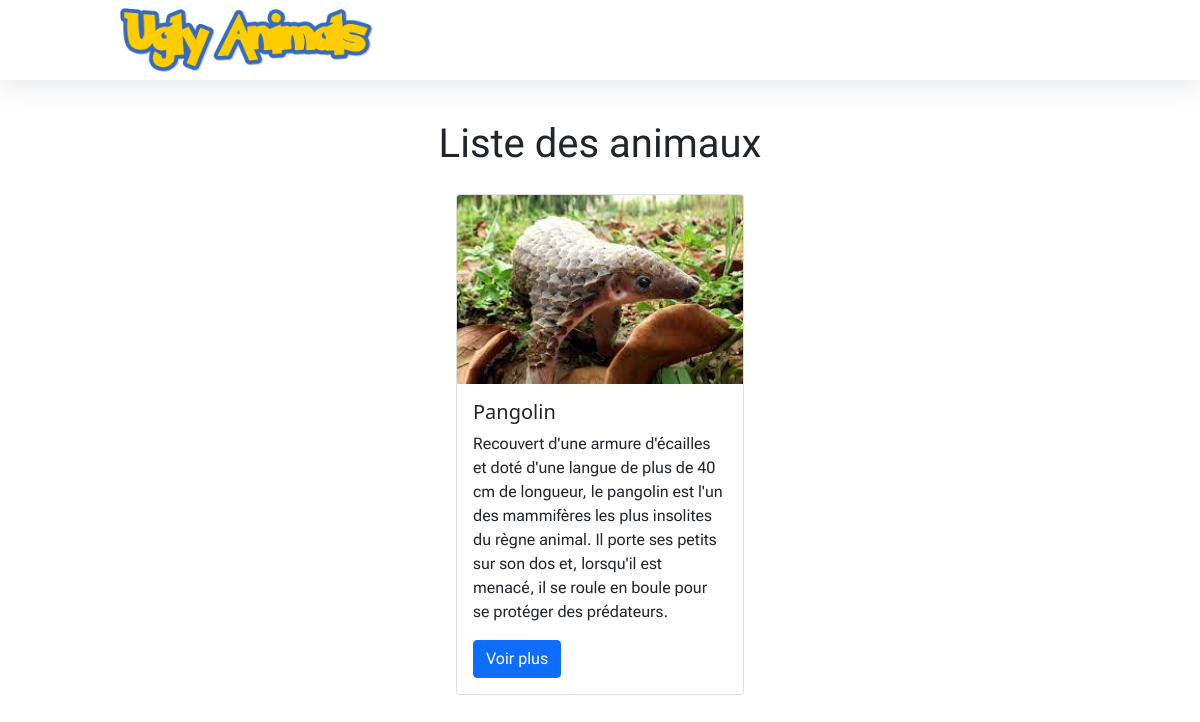
The page / on the database its author committed.
### tables this page shows
CREATE TABLE `Animals` (
  `id` int(11) NOT NULL,
  `name` varchar(225) NOT NULL,
  `summary` text NOT NULL,
  `image` varchar(225) NOT NULL,
  `fav` tinyint(1) NOT NULL
);

### index.php (the view, shortened to what this page needs)
<?php
    include('./Config/db.php');
    $resp = $db->query('SELECT * FROM Animals');
?>
<!DOCTYPE html>
<html lang="fr">
<head>
    <link href="https://cdn.jsdelivr.net/npm/bootstrap@5.1.3/dist/css/bootstrap.min.css" rel="stylesheet">
    <link href="./public/css/style.css" rel="stylesheet">
</head>
<body>
    <nav class="navbar">
    <a href="index.php"><img src="./public/img/Ugly Animals.png"></a>
    </nav>
    <section>
        <h1>Liste des animaux</h1>
        <div id="contenant">
            <?php while ($data = $resp->fetch()) :  ?>
            <div class="card" style="width: 18rem;">
                <img src="<?php echo $data['image'] ?>" class="card-img-top" alt="...">
                <div class="card-body">
                    <h5 class="card-title"><?php echo $data['name'] ?></h5>
                    <p class="card-text"><?php echo substr($data['summary'], 0, 275) ;?></p>
                    <a href="details.php?id=<?php echo $data['id'] ?>" class="btn btn-primary">Voir plus</a>
                </div>
            </div>
            <?php endwhile;
            $resp->closeCursor(); ?>
        </div>
    </section>
</body>
</html>

### public/css/style.css (style rules this page uses)
h1, h2, h3, a { font-family: 'Exo'; }
p { font-family: 'Roboto Flex', sans-serif; }
nav { box-shadow: rgba(149, 157, 165, 0.2) 0px 8px 24px; height:10vh; position:sticky; }
nav img { height:8vh; margin-left:10vw; }
section { width: 80vw; margin-left:10vw; display:flex; flex-direction:column; align-items:center; justify-content:center; margin-top:5vh; }
#contenant { display:flex; flex-direction:row; }
.card { margin:1.5vw; }
.card img { max-height:30vh; }

### rows shown on the page
animals: image (picture), name "Pangolin", summary "Recouvert d'une armure d'écailles et doté d'une langue de plus de 40 cm de longueur, le pangolin est l'un des mammifères les plus insolites du règne animal. Il porte ses petits sur son dos et, lorsqu'il est menacé, il se roule en boule pour se protéger des prédateurs."
